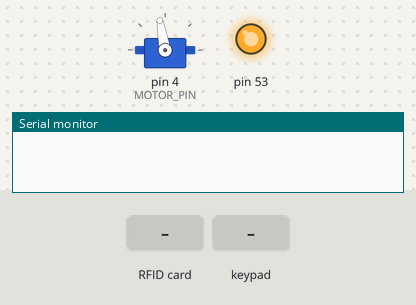
Recording of a sketch running on a simulated Arduino Mega 2560, built with avr-gcc and run on an emulated ATmega2560. Parts: servo, output pins drawn as LEDs (lit = HIGH), the last lines printed to the serial monitor. The inputs (shaded band) are chosen by the test bench.

Above: at 1.2 s.
1.3 s: RFID card 83 FE 59 9A held to the reader
At 3.0 s:
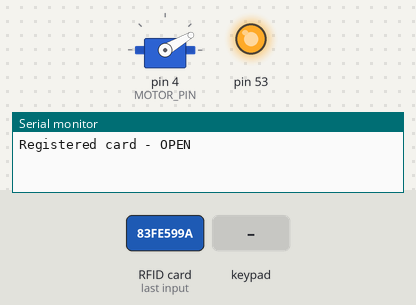
At 4.06 s:
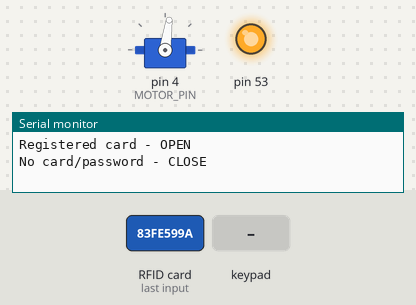
4.3 s: key '1' pressed
7.3 s: keypad keys 1 2 3 4 # pressed 0.4 s apart
10.8 s: RFID card 5E 7A 19 C4 held to the reader
12.3 s: key '2' pressed
15.3 s: keypad keys 1 2 3 4 * pressed 0.4 s apart
Timing chart, 0 to 18.3 s (numbered marks = the images above; inputs shaded):
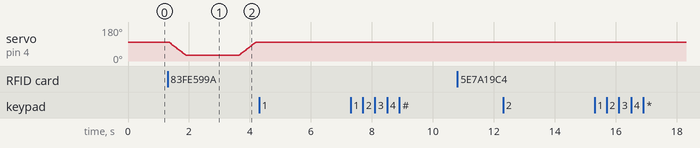

The sketch:

door_nfc_botten.ino
```cpp
#include <Servo.h>
#include <MFRC522.h>
#include <SPI.h>
#include <Keypad.h>

#define RST_PIN 8
#define SS_PIN 9
#define MOTOR_PIN 4

Servo servo;
MFRC522 rc522(SS_PIN, RST_PIN); // SS, RST 순서

// 허용된 UID
static const byte authorizedUID[4] = { 0x83, 0xFE, 0x59, 0x9A };

int Now_angle = 100;   // 초기 닫힘 각도
const int open_door = 30;
const int close_door = 100;

const byte ROWS = 4;
const byte COLS = 4;

char keys[ROWS][COLS] = {
  {'1','2','3','A'},
  {'4','5','6','B'},
  {'7','8','9','C'},
  {'*','0','#','D'}
};

// 키패드 핀 (하드웨어에 맞게 조정)
byte rowPins[ROWS] = {29, 28, 27, 26};
byte colPins[COLS] = {25, 24, 23, 22};

Keypad keypad = Keypad(makeKeymap(keys), rowPins, colPins, ROWS, COLS);

// 비밀번호 처리 (Arduino String 사용)
String enteredPassword = "";
const String door_password = "1234";
const unsigned long passwordClearMs = 5000;
unsigned long lastKeyMillis = 0;

void initNfc() {
  SPI.begin();
  rc522.PCD_Init();
}

void initServo() {
  servo.attach(MOTOR_PIN);
  servo.write(Now_angle);
}

// 서보를 부드럽게 목표 각도로 이동하고 Now_angle 갱신
void moveServoTo(int target) {
  target = constrain(target, 0, 180);
  if (target == Now_angle) return;
  if (target > Now_angle) {
    for (int a = Now_angle + 1; a <= target; ++a) {
      servo.write(a);
      delay(8);
    }
  } else {
    for (int a = Now_angle - 1; a >= target; --a) {
      servo.write(a);
      delay(8);
    }
  }
  Now_angle = target;
}

void door_open_close() {
  // 카드가 새로 있는지 검사 및 읽기 시도
  if (rc522.PICC_IsNewCardPresent() && rc522.PICC_ReadCardSerial()) {
    // UID 비교 (4바이트)
    bool authorized = (rc522.uid.size >= 4);
    if (authorized) {
      for (byte i = 0; i < 4; ++i) {
        if (rc522.uid.uidByte[i] != authorizedUID[i]) { authorized = false; break; }
      }
    }

    if (authorized) {
      Serial.println("Registered card - OPEN");
      moveServoTo(open_door);
      delay(1500); // 열린 시간
      // 카드로 연 경우 비밀번호는 초기화해 둠
      enteredPassword = "";
    } else {
      Serial.println("Unregistered card - KEEP/CLOSE");
      moveServoTo(close_door);
    }

    rc522.PICC_HaltA();
    rc522.PCD_StopCrypto1();
    delay(200); // 카드 처리 후 짧은 지연
    return;
  }

  // 카드가 없더라도 비밀번호가 맞으면 열기
  if (enteredPassword == door_password) {
    Serial.println("Password correct - OPEN");
    moveServoTo(open_door);
    delay(1500);
    enteredPassword = "";
    return;
  }

  // 카드/비밀번호 모두 없으면 문 닫기
  if (Now_angle != close_door) {
    Serial.println("No card/password - CLOSE");
    moveServoTo(close_door);
  }
  // 루프 과도한 점유 방지
  delay(50);
}

void setup() {
  Serial.begin(9600);
  initNfc();
  initServo();
}

void loop() {
  // 키패드 처리: 숫자 누르면 enteredPassword에 추가, '#' 누르면 초기화, '*'는 취소
  char k = keypad.getKey();
  if (k) {
    Serial.print("Keypad: ");
    Serial.println(k);
    lastKeyMillis = millis();
    if (k >= '0' && k <= '9') {
      if (enteredPassword.length() < 8) enteredPassword += k;
    } else if (k == '#') {
      // '#' 입력 시 비밀번호 초기화
      enteredPassword = "";
      Serial.println("Password cleared (#)");
    } else if (k == '*') {
      // '*' 입력 시 취소(초기화)
      enteredPassword = "";
      Serial.println("Password cleared (*)");
    }
  }

  // 마지막 키 입력 후 일정 시간이 지나면 입력 초기화
  if (enteredPassword.length() > 0 && millis() - lastKeyMillis > passwordClearMs) {
    enteredPassword = "";
    Serial.println("Password auto-cleared");
  }

  door_open_close();
}
```
